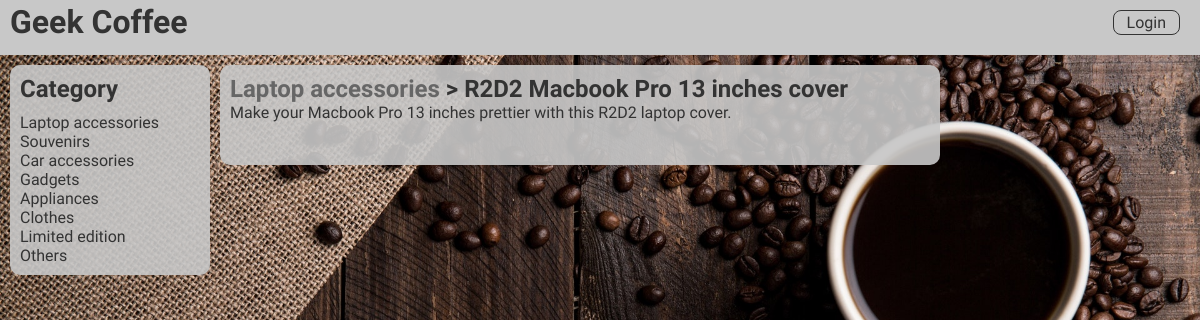
Page /catalog/Laptop accessories/R2D2 Macbook Pro 13 inches cover on the committed database.
### database_setup.py (models this page shows, shortened)
class Category(Base):
    __tablename__ = 'category'
    id = Column(Integer, primary_key=True)
    name = Column(String(250), nullable=False)
    items = relationship("Item")

class Item(Base):
    __tablename__ = 'item'
    title = Column(String(80), nullable=False)
    id = Column(Integer, primary_key=True)
    description = Column(String(250))
    cat_id = Column(Integer, ForeignKey('category.id'))
    category = relationship(Category)
    user_id = Column(Integer, ForeignKey('user.id'))
    user = relationship(User)

### application.py (the view)
@app.route('/catalog/<string:category_name>/<string:item_title>')
def show_item_description(category_name, item_title):
    categories = dao_category.get_all_categories()
    item = dao_item.get_item_by_title(item_title)
    description = item.description
    authorized = get_authorization(item_title, login_session)
    return render_template('showdescription.html',
                            categories = categories,
                            category_name = category_name,
                            item_title = item_title,
                            description = description,
                            login_session = login_session,
                            is_logged = dao_user.is_logged(login_session),
                            authorized = authorized)

### DAO.py (called while the page is built)
    def get_item_by_title(self, item_title):
        return db.session.query(Item).filter_by(title = item_title).one()

    def get_all_categories(self):
        categories = db.session.query(Category).all()
        return categories

    def is_logged(self, login_session):
        if 'email' in login_session:
            if self.get_user_id(login_session['email']) is not None:
                return True
            else:
                return False
        else:
            return False

### application.py (called while the page is built)
def get_authorization(item_title, login_session):
    item = dao_item.get_item_by_title(item_title)
    try:
        if item.user_id == dao_user.get_user_id(login_session['email']):
            return True
        else:
            return False
    except:
        return False

### templates/showdescription.html (shortened to what this page needs)
<!DOCTYPE html>
<html>
{% include 'head.html' %}
<body>
{% include 'header.html' %}
{% include 'menu.html' %}
<div class='main'>
    <h1><a class='current-category' href="{{url_for('show_items', category_name = category_name)}}">
        {{ category_name }}
        </a> > {{ item_title }}
    </h1>
    <p>{{ description }}</p>
</div>
</body>
</html>

### templates/menu.html
<div class='menu'>
    <h1>Category</h1>
    <ul class='nav'>
        {% for category in categories  %}
            <li><a href="{{url_for('show_items', category_name = category.name)}}">{{category.name}}
            </a></li>
        {% endfor %}
    </ul>
</div>

### static/styles.css (style rules this page uses)
* { margin: 0px; Max-width: 1420px; }
body { background-color: #333333; background-image: url("proj2backimg.jpg"); background-size: cover; background-position: top center; background-repeat: no-repeat; background-position: 0% 0%; position: center; }
h1 { color: #333; font-family: 'Catamaran', sans-serif; font-size: 24px; font-weight: 700; }
.menu { float: left; background-color: rgba(200,200,200,0.9); border-radius: 10px; margin-left: 10px; margin-top: 10px; width: 23%; max-width: 200px; min-width: 135px; padding-left: 10px; padding-top: 10px; }
.nav { padding-top: 10px; padding-bottom: 10px; padding-left:0px; list-style: none; }
.nav li a { text-decoration: none; color: #333; font-family: 'Catamaran', sans-serif; font-weight: 400; animation-name: FadeIn; animation-duration: 0.8s; opacity: 1; }
.main { float: left; background-color: rgba(200,200,200,0.9); border-radius: 10px; margin-top: 10px; margin-right: 1%; margin-left: 10px; min-width: 60%; max-width: 60%; padding-left: 10px; padding-top: 10px; min-height: 100px; }
.current-category { text-decoration: none; color: #666; font-family: 'Catamaran', sans-serif; font-weight: 700; animation-name: FadeIn; animation-duration: 0.8s; opacity: 1; }
.main p, .main ul li { font-family: 'Catamaran', sans-serif; font-weight: 400; color: #333; }

### rows in the picture
Category: name "Laptop accessories"
Category: name "Souvenirs"
Category: name "Car accessories"
Category: name "Gadgets"
Category: name "Appliances"
Category: name "Clothes"
Category: name "Limited edition"
Category: name "Others"
Item: title "R2D2 Macbook Pro 13 inches cover", description "Make your Macbook Pro 13 inches prettier with this R2D2 laptop cover."
